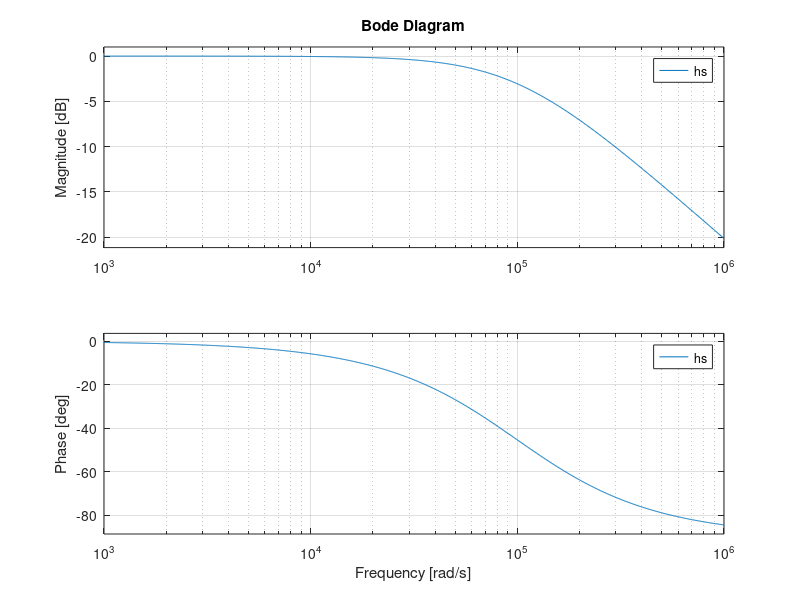
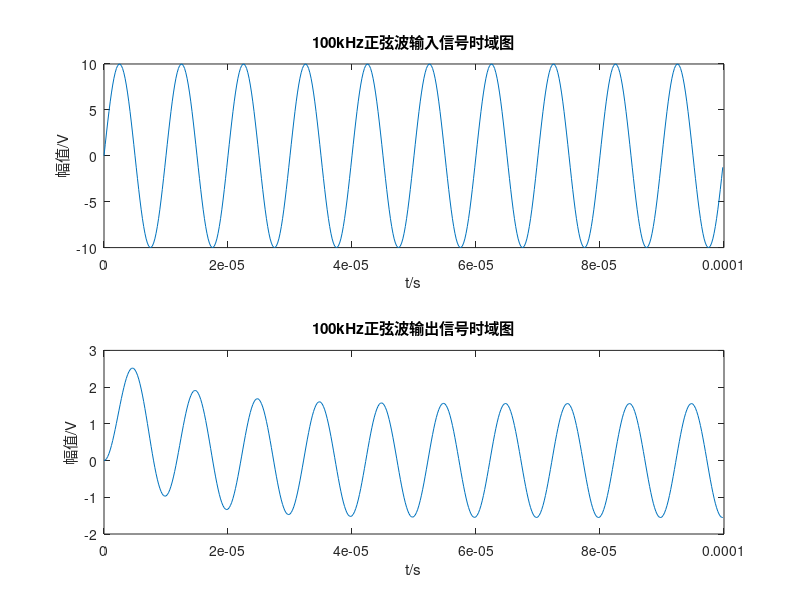
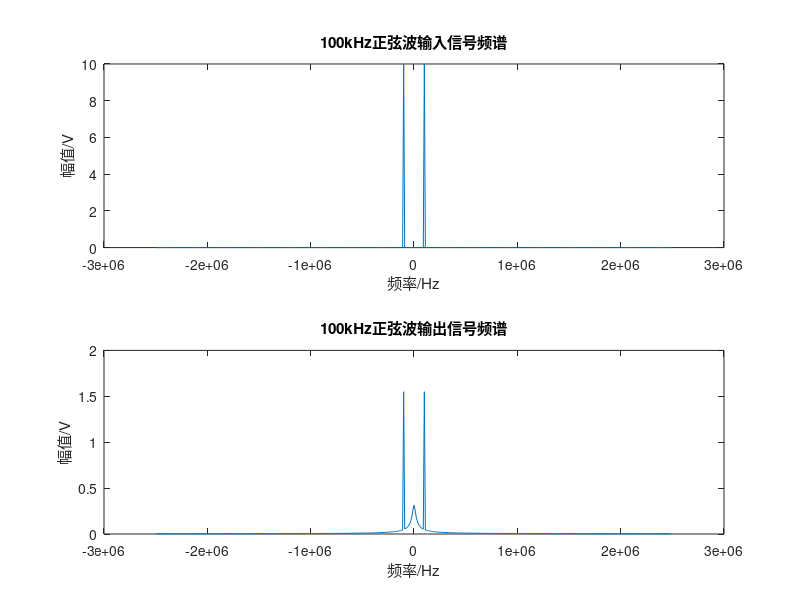
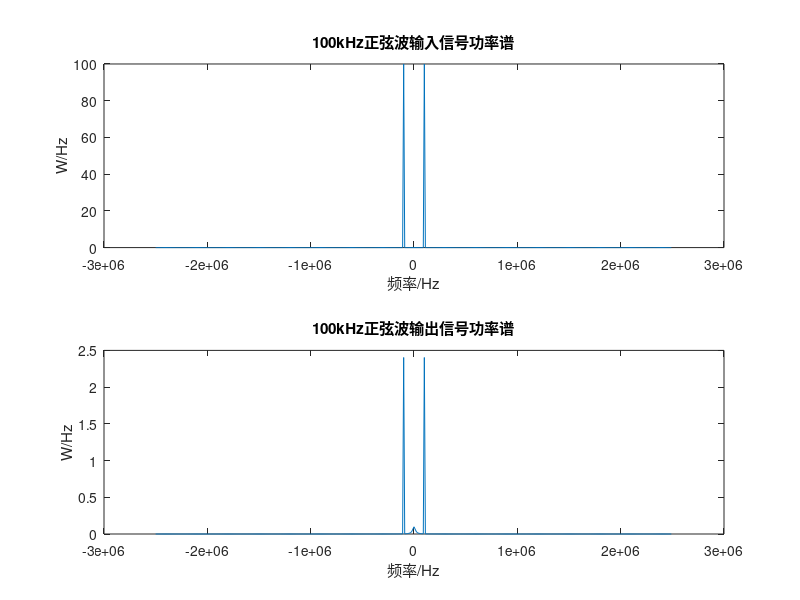

Source code (MATLAB) for these figures, in order:
clc
clear
close all
%输入信号
R=5100;%滤波器R值
C=1983e-12;%滤波器C值
f0=1/(2*pi*R*C);%滤波器截止频率计算
ct=R*C;%时间常数  
hs=tf(1,[ct 1]);%低通滤波器设计
figure(1)
bode(hs);%滤波器频幅特性
fc=15700;%理论截止频率
%经计算，截止频率f0为15700Hz          
%通带截止时下降3dB，对应频率15700，阻带开始时下降20dB，对应频率156400
fs=5000000; % fs 采样率
A=10;       % A 幅度值
N=500;   % N 采样个数
F0=100000;        
F1=10000; %重复频率等于10KHz的半占空比的方波的频率      所有F小于fs/2（奈奎斯特）
dt=1/fs;    %时间间隔
t=0:dt:(N-1)*dt;    %时间向量
freqPixel=fs/N;     %频率分辨率，即点与点之间频率单位
y0=A*sin(2*pi*F0*t);	%单音正弦波
y1=A*square(2*pi*F1*t,50);%方波
%单音正弦波信号
figure(2)
subplot(211)
plot(t,y0);                       
title('100kHz正弦波输入信号时域图');                    
xlabel('t/s');
ylabel('幅值/V');%输入时域图

figure(3)
subplot(211)
freq0=fft(y0,N)*2/N;%做离散傅里叶变换                     
freq_d0=abs(fftshift(freq0));
w=(-N/2:1:N/2-1)*fs/N; %双边  
plot(w,freq_d0);
title('100kHz正弦波输入信号频谱');                         
xlabel('频率/Hz');
ylabel('幅值/V');%输入频谱图

figure(4)
subplot(211)
ypsd=freq_d0.*conj(freq_d0);
plot(w,ypsd);
title('100kHz正弦波输入信号功率谱');
xlabel('频率/Hz');
ylabel('W/Hz');%输入功率谱

figure(5)
subplot(211)
[Rx,maxlags]=xcorr(y0,'unbiased');              
plot(maxlags/fs*1000,Rx/max(Rx));
title('100kHz正弦波输入信号自相关');
xlabel('t/ms');
ylabel('R(t)');%输入自相关


[yy0,tr]=lsim(hs,y0,t);%信号通过滤波器                
figure(2)
subplot(212)
plot(tr,yy0);
title('100kHz正弦波输出信号时域图');                           
xlabel('t/s');
ylabel('幅值/V');%输出信号时域


figure(3)
subplot(212)
freq=fft(yy0,N)*2/N;%做离散傅里叶
freq_d=abs(fftshift(freq));
w=(-N/2:1:N/2-1)*fs/N; %双边  
plot(w,freq_d);
title('100kHz正弦波输出信号频谱');                             
xlabel('频率/Hz');
ylabel('幅值/V');%输出频谱图

figure(4)
subplot(212)
ypsd=freq_d.*conj(freq_d);
plot(w,ypsd);
title('100kHz正弦波输出信号功率谱');
xlabel('频率/Hz');
ylabel('W/Hz');%输出功率谱

figure(5)
subplot(212)
[Rx1,maxlags1]=xcorr(yy0,'unbiased'); 
plot(maxlags1/fs*1000,Rx1/max(Rx1));
title('100kHz正弦波输出信号自相关');
xlabel('t/ms');
ylabel('R(t)');%输出自相关